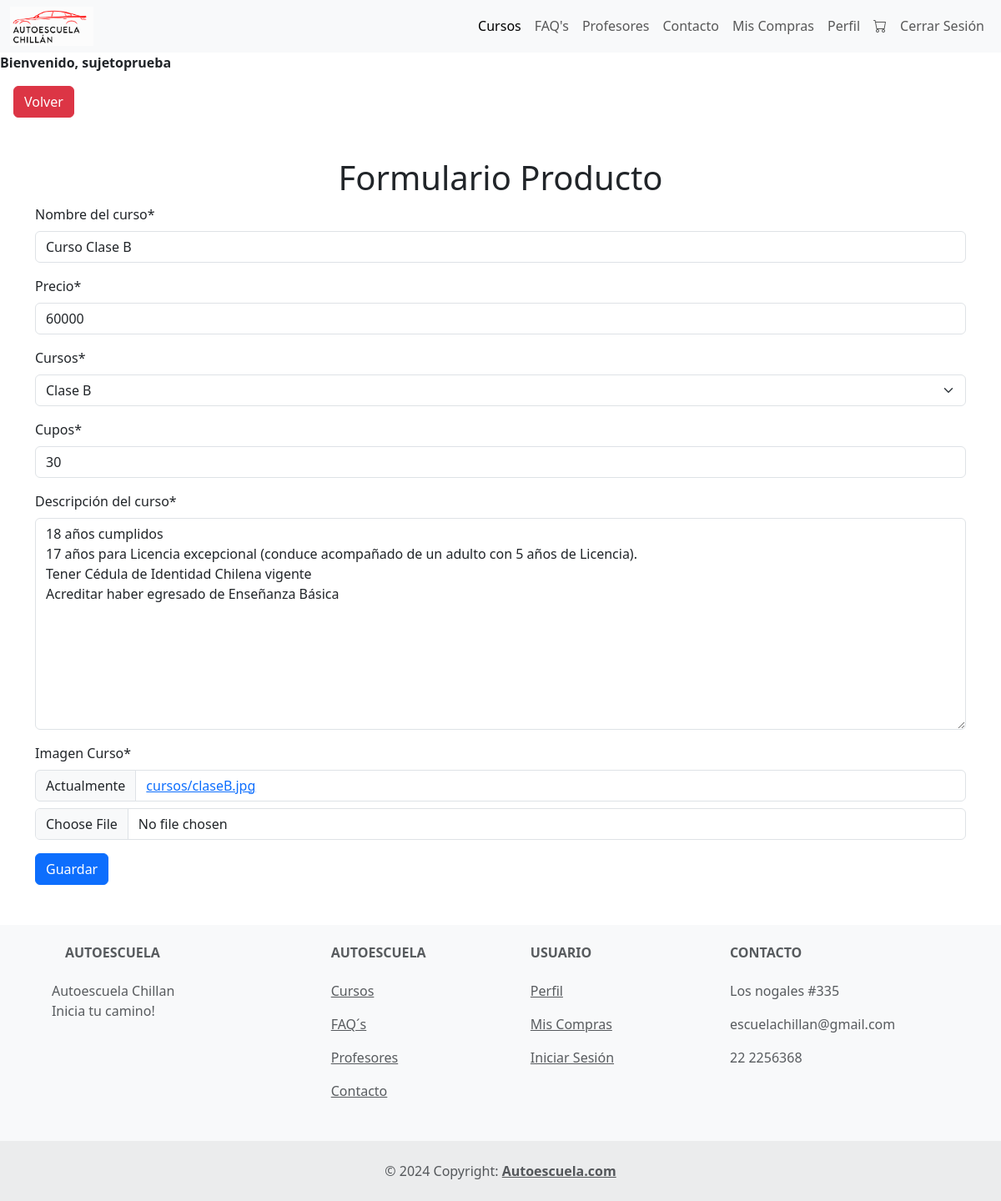
The app's page /editar_producto/4/ (signed in) with its own data.
### aplicacion/models.py (models this page shows, shortened)
class Producto(models.Model):
    nombre = models.CharField(max_length=100, verbose_name="Nombre del curso")
    precio = models.PositiveIntegerField( verbose_name="Precio")
    cursos = models.CharField(max_length=20, choices=Cursos, verbose_name="Cursos")
    cupos = models.PositiveIntegerField(verbose_name="Cupos", default=30)
    descripcion = models.TextField(verbose_name="Descripción del curso")
    imagen_curso = models.ImageField(upload_to='cursos/', verbose_name="Imagen Curso")

### aplicacion/views.py (the view)
# urls.py: path('editar_producto/<int:id>/', editar_producto, name='editar_producto'),
@login_required
def editar_producto(request, id):
    producto = get_object_or_404(Producto, pk=id)
    if request.method == 'POST':
        form = ProductoForm(request.POST, request.FILES, instance=producto)
        if form.is_valid():
            form.save()
            return redirect('perfilAdmin')
    else:
        form = ProductoForm(instance=producto)
    return render(request, 'Autoescuela/editar_producto_form.html', {'form': form})

### aplicacion/forms.py
class ProductoForm(forms.ModelForm):
    class Meta:
        model = Producto
        fields = ['nombre', 'precio', 'cursos', 'cupos', 'descripcion', 'imagen_curso']

### aplicacion/views.py (called while the page is built)
def navbar_context(request):
    usuario_autenticado = request.user.is_authenticated
    tiene_compras = False
    if usuario_autenticado:
        try:
            perfil =request.user
            items_carrito = CarritoItem.objects.filter(compra__perfil=perfil, compra=None)
            tiene_compras = items_carrito.exists()
        except Perfil.DoesNotExist:
            pass
    return {
        'usuario_autenticado': usuario_autenticado,
        'tiene_compras': tiene_compras,
    }

### aplicacion/templates/Autoescuela/editar_producto_form.html (shortened to what this page needs)
{% extends "Autoescuela/base.html" %}
{% load static %}
{% load crispy_forms_tags %}
{% block contenido %}
<div class="container mt-5">
    <h1 class="text-center">Formulario Producto</h1>
    <form method="post" enctype="multipart/form-data">
        {{ form |crispy }}
        <button type="submit" class="btn btn-primary">Guardar</button>
    </form>
</div>
{% endblock %}

### aplicacion/templates/Autoescuela/base.html (shortened to what this page needs)
{% load static %}
{% load crispy_forms_tags %}
<!DOCTYPE html>
<html lang="es">
<head>
  <link href="https://cdn.jsdelivr.net/npm/bootstrap@5.3.3/dist/css/bootstrap.min.css" rel="stylesheet">
  <link rel="stylesheet" href="https://cdn.jsdelivr.net/npm/bootstrap-icons@1.7.1/font/bootstrap-icons.css">
  <link rel="stylesheet" href={% static 'aplicacion/estilos/css'%}>
  <link rel="stylesheet" href="https://cdnjs.cloudflare.com/ajax/libs/font-awesome/4.7.0/css/font-awesome.min.css">
</head>
<body>
<nav class="navbar navbar-expand-sm bg-body-tertiary">
  <div class="container-fluid">
      <a href="{% url 'index' %}">
          <img src="{% static 'aplicacion/img/logo-autoescuela-2_1.png' %}" width="100px">
      </a>
      <div class="collapse navbar-collapse" id="navbarNavDropdown">
          <ul class="navbar-nav ms-auto">
              <li class="nav-item">
                  <a class="nav-link active" aria-current="page" href="{% url 'cursos' %}">Cursos</a>
              </li>
              <li class="nav-item">
                  <a class="nav-link" href="{% url 'faqs' %}">FAQ's</a>
              </li>
              <li class="nav-item">
                  <a class="nav-link" href="{% url 'profesores' %}">Profesores</a>
              </li>
              <li class="nav-item">
                  <a class="nav-link" href="{% url 'contacto' %}">Contacto</a>
              </li>
              {% if user.is_authenticated %}
                  {% if user.is_superuser %}
                  <li class="nav-item">
                      <a class="nav-link" href="{% url 'perfilAdmin' %}">Administración</a>
                  </li>
                  <li class="nav-item">
                      <a class="nav-link" href="{% url 'cerrarSesion' %}">Cerrar Sesión</a>
                  </li>
                  {% else %}
                  <li class="nav-item">
                      <a class="nav-link" href="{% url 'miscompras' %}">Mis Compras</a>
                  </li>
                  <li class="nav-item">
                      <a class="nav-link" href="{% url 'perfil' %}">Perfil</a>
                  </li>
                  <li class="nav-item">
                      <a class="nav-link" href="{% url 'carrito' %}">
                          <i class="bi bi-cart"></i>
                      </a>
                  </li>
                  <li class="nav-item">
                      <a class="nav-link" href="{% url 'cerrarSesion' %}">Cerrar Sesión</a>
                  </li>
                  {% endif %}
              {% else %}
              <li class="nav-item">
                  <a class="nav-link" href="{% url 'login' %}">Iniciar Sesión</a>
              </li>
              {% endif %}
          </ul>
      </div>
  </div>
</nav>
{% if user.is_authenticated %}
  <strong>Bienvenido, {{ user.username }}</strong>
{% endif %}
  <div class="m-3" >
  <button onclick="goBack()" type="button" class="btn btn-danger">Volver</button>
  </div>
    <div>
{% block contenido %}
{% endblock %}
<footer class="text-center text-lg-start bg-body-tertiary text-muted">
    <section class="">
      <div class="container text-center text-md-start mt-5 p-2">
        <div class="row mt-3">
          <div class="col-md-3 col-lg-4 col-xl-3 mx-auto mb-4">
            <h6 class="text-uppercase fw-bold mb-4">
              Autoescuela
            </h6>
            <p>
              Autoescuela Chillan
              <br>
                Inicia tu camino!
            </p>
          </div>
          <div class="col-md-2 col-lg-2 col-xl-2 mx-auto mb-4">
            <h6 class="text-uppercase fw-bold mb-4">
              Autoescuela
            </h6>
            <p>
              <a href="{% url 'cursos' %}" class="text-reset">Cursos</a>
            </p>
            <p>
              <a href="{% url 'faqs' %}" class="text-reset">FAQ´s</a>
            </p>
            <p>
              <a href="{% url 'profesores' %}" class="text-reset">Profesores</a>
            </p>
            <p>
              <a href="{% url 'contacto' %}"class="text-reset">Contacto</a>
            </p>
          </div>
          <div class="col-md-3 col-lg-2 col-xl-2 mx-auto mb-4">
            <h6 class="text-uppercase fw-bold mb-4">
              Usuario
            </h6>
            <p>
              <a href="{% url 'perfil' %}" class="text-reset">Perfil</a>
            </p>
            <p>
              <a href="{% url 'miscompras' %}" class="text-reset">Mis Compras</a>
            </p>
            <p>
              <a href="{% url 'login' %}" class="text-reset">Iniciar Sesión</a>
            </p>
          </div>
          <div class="col-md-4 col-lg-3 col-xl-3 mx-auto mb-md-0 mb-4">
            <h6 class="text-uppercase fw-bold mb-4">Contacto</h6>
            <p>Los nogales #335</p>
            <p>
              escuelachillan@gmail.com
            </p>
            <p>22 2256368</p>
          </div>
        </div>
      </div>
    </section>
    <div class="text-center p-4" style="background-color: rgba(0, 0, 0, 0.05);">
      © 2024 Copyright:
      <a class="text-reset fw-bold" href="https://mdbootstrap.com/">Autoescuela.com</a>
    </div>
  </footer>
  </body>

### records on screen
Producto: nombre "Curso Clase B", precio "60000", cursos "Clase B", cupos "30", descripcion "18 años cumplidos 17 años para Licencia excepcional (conduce acompañado de un adulto con 5 años de Licencia). Tener Cédula de Identidad Chilena vigente Acreditar haber egresado de Enseñanza Básica"

### other values on screen
{{ user.username }} "sujetoprueba"
